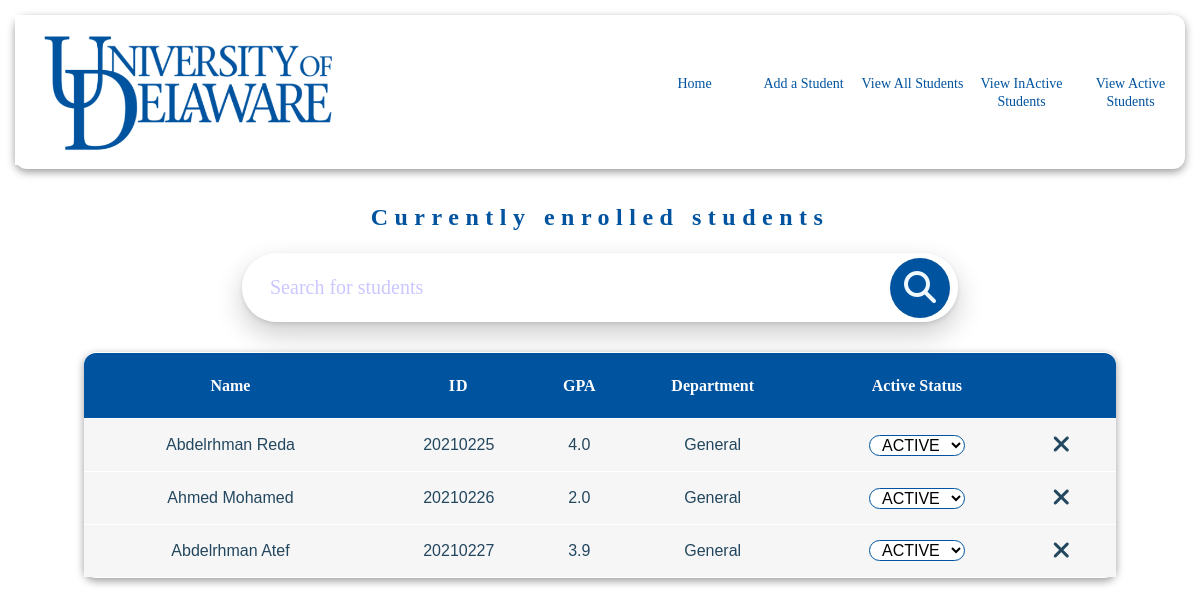
Before: /Student-Affairs/Students/viewall/ with the older database file.
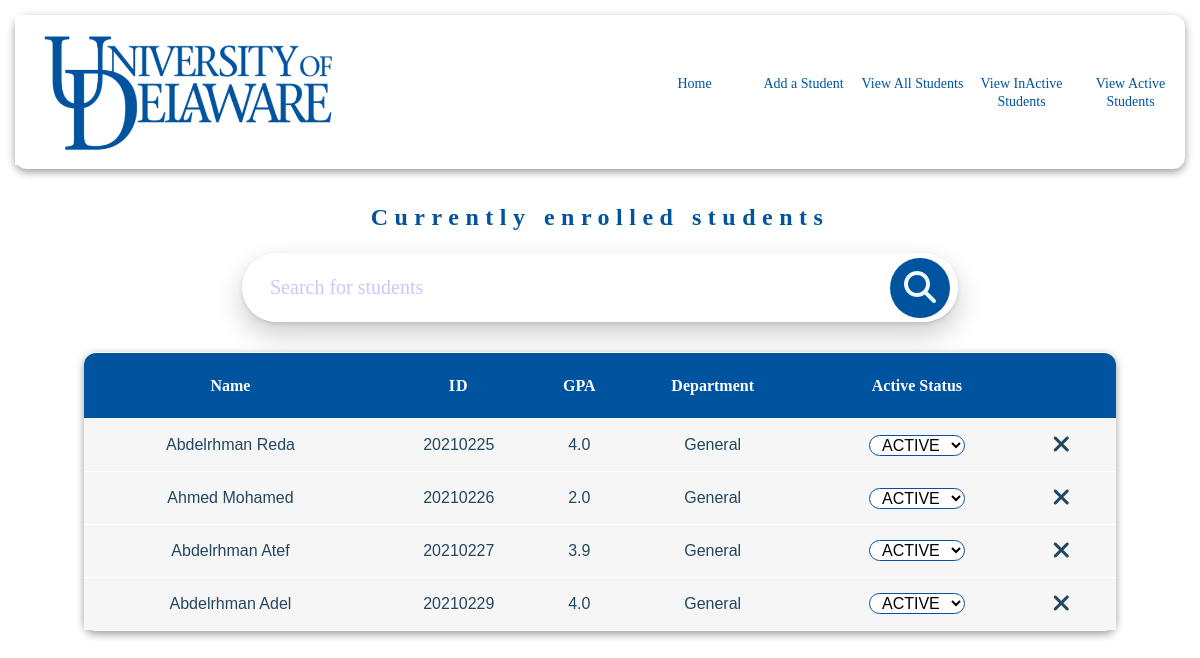
After: the same page with the newer database file.
### students/models.py (models this page shows, shortened)
class student(models.Model):
    name =  models.CharField(null = False,max_length=100)
    gpa = models.DecimalField(null = False,max_digits=12, decimal_places=1 , validators=[MaxValueValidator(4)])
    student_id = models.IntegerField(unique= True ,null = False,validators=[MaxValueValidator(29999999)])
    img = models.ImageField(null = True, upload_to='photos/%y/%m/%d' , default="static/photos/male.png")
    active = models.BooleanField(null = False,default=False)
    NationalID = models.IntegerField(null = False,)
    date = models.DateField(null = False, auto_now=False, auto_now_add=False)
    email = models.EmailField(null = False,)
    address = models.CharField(null = False,max_length=100)
    phonenum = models.DecimalField(null = False,max_digits = 13 , decimal_places=0)
    DEPARTMENT_CHOICES = [
        ('CS', 'CS'),
        ('IS', 'IS'),
        ('AI', 'AI'),
        ('DS', 'DS'),
        ('General', 'General'),
    ]
    LEVEL_CHOICES = [
        ('1', '1'),
        ('2', '2'),
        ('3', '3'),
        ('4', '4'),
    ]
    GENDER_CHOICES = [
        ('Male', 'Male'),
        ('Female', 'Female'),
    ]
    department = models.CharField(null = False,max_length=10, choices=DEPARTMENT_CHOICES , default="General")
    level = models.CharField(null = False,max_length=1,choices=LEVEL_CHOICES , default="1")
    gender = models.CharField(null = False,max_length=10,choices=GENDER_CHOICES , default="Male")
    class Meta:
        ordering = ['id']

### students/views.py (the view)
# urls.py: path('viewall/' , views.viewall , name='allstudents'),
def viewall(request):
    students = student.objects.all().order_by('id')
    return render(request, 'pages/ViewAllStudents.html', {'students': students})

### templates/pages/ViewAllStudents.html (shortened to what this page needs)
{% extends 'base.html' %}
{% load static %}
{% block headers %}
    <link rel="stylesheet" href="{% static 'css/ViewAllStudents.css'%}">
{% endblock headers %}
{% block content %}
<div class="main-body">
                <div class="header">
                    <h2>Currently enrolled students</h2>
                </div>
                <div class="conatiner">
                    <form class="Search-bar">
                        <input id="searchBar" onclick="tableSearch()" autocomplete="off" type="text" placeholder="Search for students"/>
                        <button  type="button" onclick="tableSearch()" class="Button" > <i class="fa fa-search fa-2xl"></i> </button>
                    </form>
                </div>
        </div>
        <div name="tab">
            <table id="table">
                <tr>
                  <div name="th">
                  <th>Name</th>
                  <th id="ID">ID</th>
                  <th>GPA</th>
                  <th>Department</th>
                  <th>Active Status</th>
                  <th></th>
                </div>
                </tr>
                <tbody>
                    {% for student in students %}
                    <tr>
                        <td>{{ student.name }}</td>
                        <td>{{ student.student_id }}</td>
                        <td>{{ student.gpa }}</td>
                        <td>{{ student.department }}</td>
                            {% if student.active_status == true %}
                            <td> <form> <select name="StudentStatue"  aria-label="Active/InActive" class="SelectStatue"> <option value="Active" selected> ACTIVE </option> <option value="Inactive"> INACTIVE </option></select> </form> </td>
                            {% else %}
                            <td><form> <select name="StudentStatue"  aria-label="Active/InActive" class="SelectStatue"> <option value="Active" > ACTIVE </option> <option selected value="Inactive"> INACTIVE </option></select> </form></td>
                            {% endif %}
                        <td><i id="deleteicon" class="fa-solid fa-xmark fa-xl x" onclick="goToDelete(' + stds[i].id +')"> </i></td>
                    </tr>
                    {% endfor %}
                </tbody>
              </table>
        </div>
{% endblock content %}

### templates/base.html (shortened to what this page needs)
{% load static %}
<!DOCTYPE html>
<html lang="en">
    <head>
    <link rel="stylesheet" href="{% static 'css/master.css'%}">
    <link rel="stylesheet" href="{% static 'css/common.css'%}">
    {% block headers %}
    {% endblock headers %}
    </head>
    <body>
        {% include  'parts/navigation.html' %}
        {% block content %}
        {% endblock content %}
    </body>
</html>

### templates/parts/navigation.html
{% load static %}
<nav>
    <div class="img"> <img src="{%static 'photos/Logo.png' %}" alt="XLogo"></div>
    <div>
        <ul id = "nav">
            <li class="list"> <a href="{% url 'Index' %}"> Home</a> </li>
            <li class="list"> <a href="{% url 'addstudent' %}"> Add a Student </a> </li>
            <li class="list"> <a href="{% url 'allstudents' %}"> View All Students </a> </li>
            <li class="list"> <a href="{% url 'inactive' %}"> View InActive Students </a> </li>
            <li class="list"> <a href="{% url 'active' %} "> View Active Students </a> </li>
        </ul>
    </div>
</nav>

### StudentAffairs/static/css/master.css (style rules this page uses)
html { line-height: 1.15; -webkit-text-size-adjust: 100%; }
body { margin: 0; }
a { background-color: transparent; }
img { border-style: none; }
button, input, optgroup, select, textarea { font-family: inherit; font-size: 100%; line-height: 1.15; margin: 0; }
button, input { overflow: visible; }
button, select { text-transform: none; }
button, [type="button"], [type="reset"], [type="submit"] { -webkit-appearance: button; }

### StudentAffairs/static/css/common.css (style rules this page uses)
nav { border-radius: 12px; margin: 15px; background-color: rgb(255, 255, 255); display: grid; grid-template-columns: 1fr 1fr; align-items: center; box-shadow: rgba(0, 0, 0, 0.4) 0px 3px 8px; }
nav>div>ul>li { text-decoration: none; list-style: none; }
nav>div>ul { display: grid; grid-template-columns: repeat(5 ,1fr); text-align: center; }
nav>div>ul li>a { transition: font 129ms ease-out, letter-spacing 129ms ease-out; color: #00539F; font-size: 14px; text-decoration: none; transition: all 0.2s ease-in-out; position: relative; }
nav>div>ul>li>a::after { position: absolute; content: ""; top: 100%; left: 0; width: 100%; height: 2px; margin-top: 3px; background-image: linear-gradient(to right bottom, #ffffff, #ffffff, #9ea2ce, #6579b6, #00539f); transform: scaleX(0); transform-origin: right; transition: transform 0.5s; }
nav :first-child img { align-content: center; height: 150px; width: 350px; }

### StudentAffairs/static/css/ViewAllStudents.css (style rules this page uses)
div.main-body { display: grid; grid-template-rows: 1fr 1fr; justify-items: start; align-items: start; justify-content: center; }
div.main-body >div h2 { letter-spacing: 6.5px; color: #00539F; font-weight: 600; }
div.main-body div.header { justify-self: center; }
.conatiner { width: 100%; min-width: 100vh; display: flex; align-items: center; justify-content: center; }
.Search-bar { height: 69px; width: 100%; max-width: 700px; background-color: rgba(255, 255, 255, 0.7); box-shadow: rgba(0, 0, 0, 0.2) 0px 12px 28px 0px, rgba(0, 0, 0, 0.1) 0px 2px 4px 0px, rgba(255, 255, 255, 0.05) 0px 0px 0px 1px inset; display: flex; align-items: center; border-radius: 60px; padding: 0px 8px; }
.Search-bar input { background:transparent; flex:1; border: 0px; outline: none; padding: 24px 20px; font-size: 20px; color: #00539F }
.Search-bar input::placeholder { color:#cac7ff; }
.Search-bar button i { color: aliceblue; }
.Search-bar button { border: 0px; border-radius: 50px; height: 60px; width: 60px; background-color: #00539F; cursor: pointer; }
form .SelectStatue { border: 1px solid #00539F; outline: 0; border-radius: 12px; background: rgb(255, 255, 255); text-align: center; transition-duration: 0.2s; }
table { text-align: center; border-collapse: separate; margin:3% 7% 5% 7%; width: 86%; border-spacing: 0px 1px; margin-top: 30px; border-top: 0px; border-radius: 12px; box-shadow: rgba(0, 0, 0, 0.4) 0px 3px 8px; background-color: #ffffff; }
td { font-weight: 400; font-family: Arial; }
th { transition: font 300ms ease-out 388ms, letter-spacing 300ms ease-out 388ms; height: 40px; background-color: #00539F; color: #FFFFFF; padding-top: 1.2%; padding-bottom: 1.2%; -webkit-transition: font 300ms ease-out 388ms, letter-spacing 300ms ease-out 388ms; -moz-transition: font 300ms ease-out 388ms, letter-spacing 300ms ease-out 388ms; -ms-transition: font 300ms ease-out 388ms, letter-spacing 300ms ease-out 388ms; -o-transition: font 300ms ease-out 388ms, letter-spacing 300ms ease-out 388ms; }
th:first-child { border-radius: 12px 0px 0px 0px; }
th:last-child { border-radius: 0px 12px 0px 0px; }
#ID,#GPA { letter-spacing: 0.07em; }
td { background-color: #F6F6F6; padding-top: 1.5% ; padding-bottom: 1.5%; color: #23475F; }
i { color: #23475F; }
i.x { padding-right: 20px; cursor: pointer; }

Changed rows visible on the page:
added student: name "Abdelrhman Adel", student_id "20210229", gpa "4.0", department "General"
